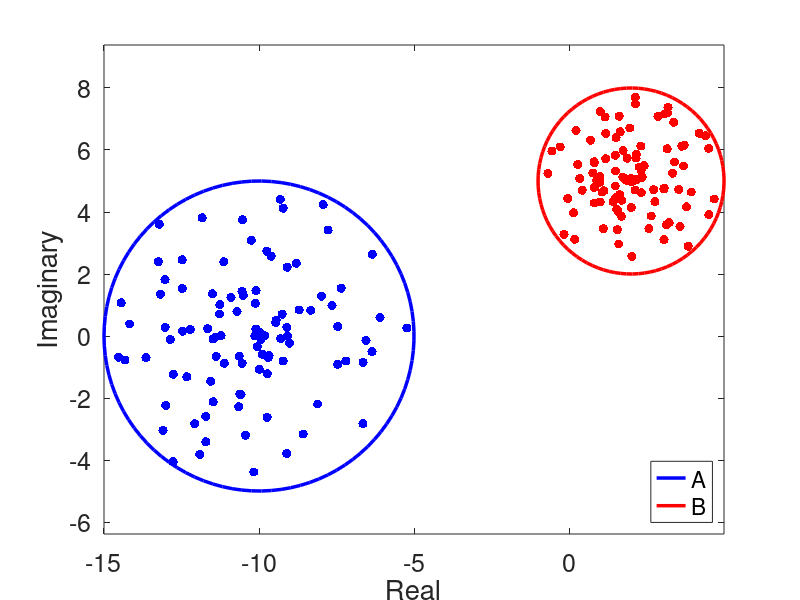

Write MATLAB code to recreate this figure. (Note: this script raises an error after producing the figure.)
% These basic examples show how fadi (Example 3) and 
% fiadi (Example 4) can be used to find a low rank approximation to X in
% AX - XB = U*V' when the eigenvalues of A and B are complex. 
% This requires the use of getshifts_smith and getshifts_fismith.
% The comments discuss in more detail when it is appropriate to use these methods. 
% For a more detailed introduction to fadi and fiadi, see 
% Examples_lowrankadi12.m. 
%

% Heather Wilber, Jan. 2018

%%
% Example 3: Using fadi with complex eigenvalues
%
% We'll start by creating A, B, and a right-hand side F = U*V'.
% fadi is highly effective when rank(F) is small, 
% A and B are normal matrices, and the eigenvalues of A and B are are contained in 
% disjoint, real intervals, or disjoint disks in the complex plane (see [2]). 
% In this example, we set up A and B with eigenvalues contained in disjoint 
% disks. See Examples_lowrankadi12.m for an example with intervals. 


%%
% we choose A to have eigenvalues in a disk with center o1  and
% radius r1, and B to have eigenvalues in a disk with center o2, radius r2.

clear all
n = 100; 

o1 = -10+0i; 
r1 = 5; 
o2 = 2 + 5i; 
r2 = 3; 

A = rand(n, n); 
[Q, ~] = qr(A,0); 
t = -pi + rand(n,1)*2*pi; 
rad = rand(n,1);
eigsA = rad*(r1).*exp(1i*t)+o1;
A = Q*diag(eigsA)*Q'; % A is normal and has the desired eigenvalues

B = rand(n, n);
[Q, ~] = qr(B, 0); 
t = -pi + rand(n,1)*2*pi; 
rad = rand(n,1);
eigsB = rad*(r2).*exp(1i*t)+o2;
B = Q*diag(eigsB)*Q'; % B is normal and has the desired eigenvalues

%a plot of the eigenvalues
plot(r1*exp(1i*linspace(-pi, pi, n)) + o1, '-b', 'Linewidth', 2.5), hold on
plot(r2*exp(1i*linspace(-pi, pi, n)) + o2, '-r', 'Linewidth', 2.5)
plot(eigsA, '.b', 'Markersize', 20)
plot(eigsB, '.r', 'Markersize', 20)
legend('A', 'B', 'Location', 'Southeast')
axis equal, set(gca,'fontsize',18), xlabel('Real'),ylabel('Imaginary')
hold off

%%
% fadi works best when the right-hand side F = U*V' has a very low rank: 

rnk = 1; 
U = rand(n,rnk)*rand(rnk, n); 
V = rand(n,rnk)*rand(rnk,n); 

%%
% Using fadi to approximate X in AX-XB = UV' requires selecting a set of 
% ADI shift parameters. When the eigenvalues of A and B are 
% contained in disjoint disks, it is optimal to use a single ADI shift
% parameter repeatedly [1]. In this setting, ADI is equivalent to Smith's
% method. We can use the following command to get the
% optimal Smith's (aka ADI) shift parameter (see [1,2]): 

L = [o1 r1 o2 r2];
[p,q] = getshifts_smith(L);

%%
% To apply N fadi iterations, we use the following: 

N = 5; 
[P,Q] = getshifts_smith(L,N); 

% Here, P = p*ones(1,N), Q = q*ones(1,N). This formats the Smith's shift 
% parameter for use in fadi. The solution to AX - XB = UV' is returned 
% as X \approx Z*D*Y'. 

[Z, D, Y] = fadi(A, B, U, V, P, Q); 

% We'll check the accuracy by comparing Z*D*Y' to the solution computed via
% lyap: 

Xt = lyap(A, -B,-U*V'); 
norm(Xt - Z*D*Y')/norm(Xt)

%%
% We can also specify a tolerance parameter when computing our shifts
% that guarantees the relative accuracy of the solution: 

tol = 1e-10; 
[P,Q] = getshifts_smith(L, 'tol', tol); 
[Z, D, Y] = fadi(A, B, U, V, P, Q); 
 
norm(Xt - Z*D*Y')/norm(Xt)

%%
% Example 4: Using getshifts_fismith: 
%
% fiadi is a generalization of fadi that can be used when F in AX-XB =F
% is of moderate to high rank, but has singular values that decay rapidly. 
% We now set up a right hand side F where fiadi is useful. See
% Example_lowrankadi12.m for a more detailed discussion of fiadi. 

r = 50; 
U = rand(n,r); 
V = rand(n,r); 
[U,~,V] = lowrank_svd(U, V); 

%replace S with rapidly decaying sequence of singular values:
rho = 1.5;  
s = rho.^(-(1:r)); 
S = diag(s); 
% Now we have a RHS F = U*S*V'. 

%%
% When A and B are as in the previous example, we find the shift parameters
% to use in fiadi with the getshifts_fismith command. This command always
% requires a tolerance parameter as input: 

[P,Q] = getshifts_fismith(L, A, B, U, S, V, tol); 


% Now P and Q are each matrices, with the same value (the Smith shift
% parameter) given for each nonzero entry. This is the correct format for
% shift parameter sets passed into fiadi (see Example 2 in Examples_real_eigs.m, 
% as well as [2]).

%%
% we can now use fiadi with P and Q as our collection of shift parameters: 

[ZZ, DD, YY] = fiadi(A, B, U, S, V, P, Q, tol);


Xt = lyap(A, -B,-U*S*V'); 
norm(Xt - ZZ*DD*YY')/norm(Xt)


%%
% References: 
%
% [1] Starke, Gerhard. "Near-circularity for the rational Zolotarev 
% problem in the complex plane." J. of approx. theory 70.1 (1992): 115-130.
%
% [2] Townsend, Alex, and Heather Wilber. "On the singular values of matrices 
% with high displacement rank." arXiv preprint arXiv:1712.05864 (2017).
%








